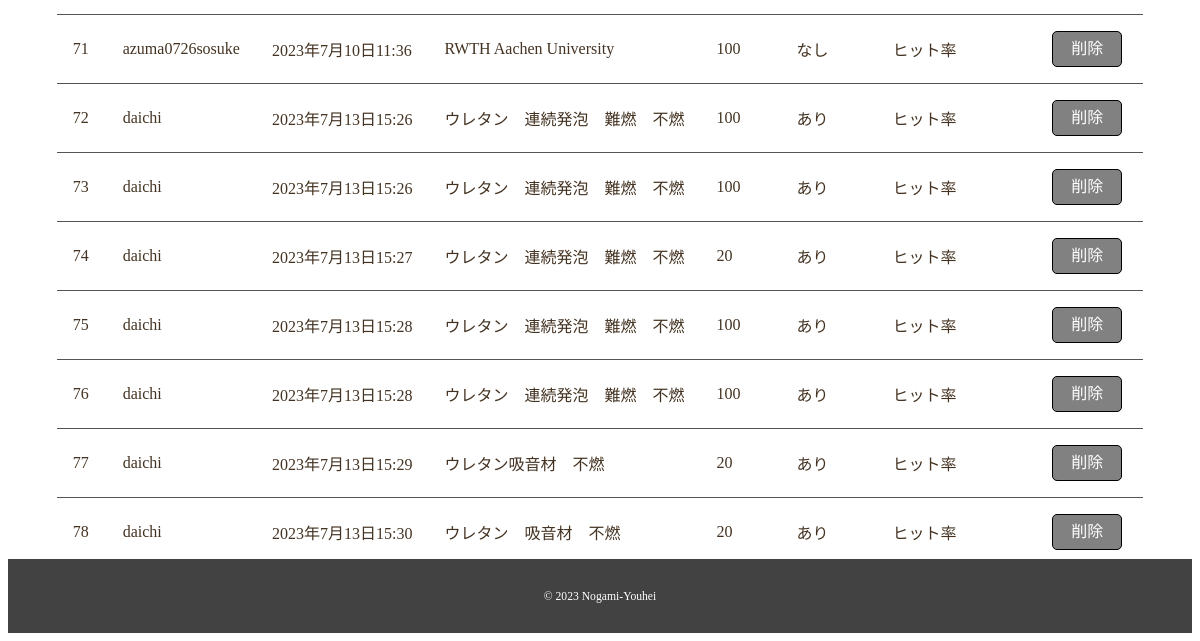
The app's page /pls/datalist/ (signed in, lower part), older data.
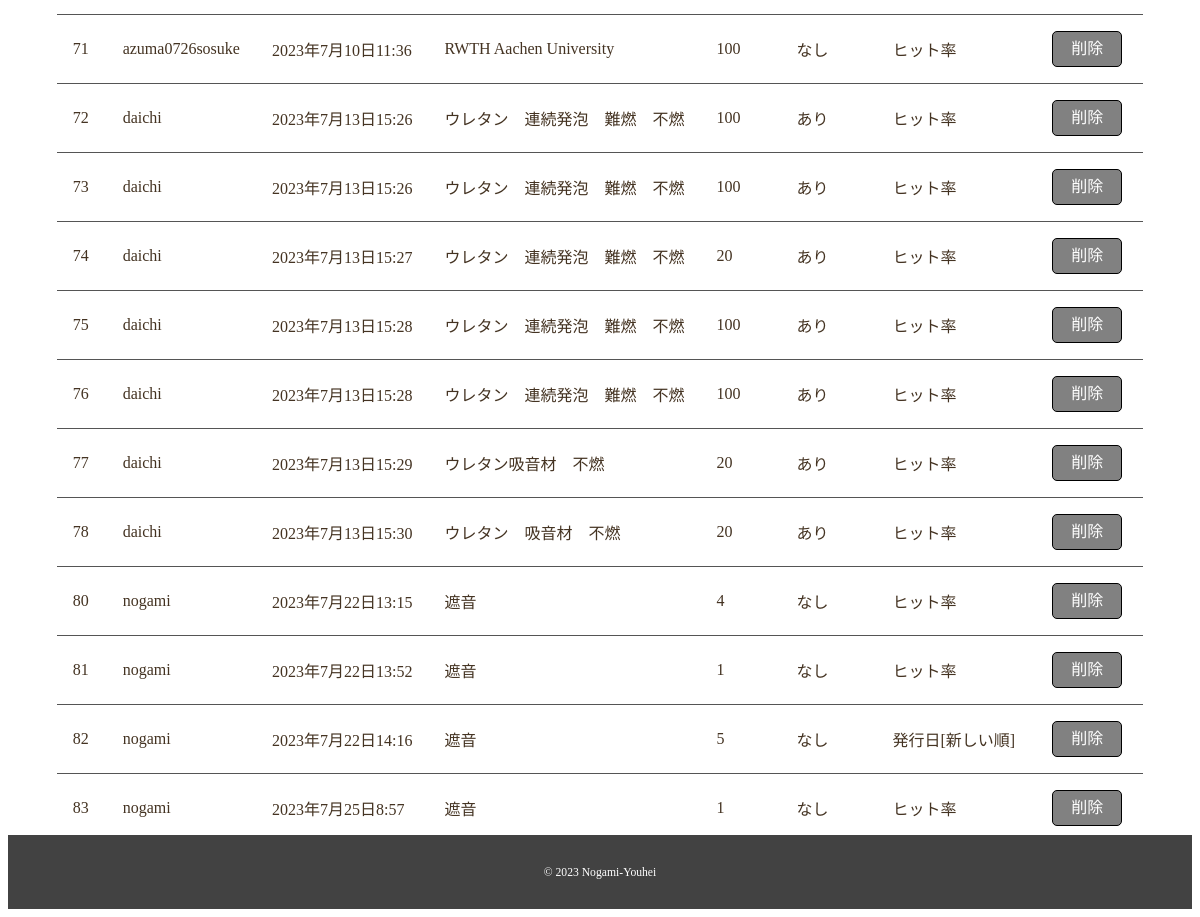
The same page, newer data.
### pls/models.py (models this page shows)
class Paper(models.Model):
    order = (
        ("1", "ヒット率"),
        ("5", "発行日[新しい順]"),
        ("6", "発行日[古い順]"),
        ("2", "公開日[新しい順]"),
        ("3", "公開日[古い順]"),
        ("4", "資料名順"),
        )
    user = models.CharField(max_length=100)
    date = models.DateTimeField(default=timezone.now)
    keywords = models.CharField(max_length=100)
    number = models.IntegerField(validators=[MinValueValidator(1), MaxValueValidator(500)])
    ja = models.BooleanField()
    choices = models.CharField(max_length=100, choices=order, default=("5", "発行日[新しい順]"))

### pls/views.py (the view)
# urls.py: path('datalist/', views.datalist, name='datalist'),
def datalist(request):
    if (request.method == 'POST'):
        data = request.POST.get('data')
        paper = Paper.objects.get(id=int(data))
        print(paper)
        paper.delete()
        return redirect(to='datalist')
    papers = Paper.objects.all()
    user = request.user.username
    param = {
        'papers': papers,
        'user': user
    }
    return render(request, 'pls/datalist.html', param)

### pls/templates/pls/datalist.html (shortened to what this page needs)
{% extends 'pls/base.html' %}
{% block main %}
<div class="pcr-contents wrapper">
<table class="list">
{% for paper in papers %}
    <tr>
        <td>{{ paper.id }}</td>
        <td>{{ paper.user }}</td>
        <td>{{ paper.date }}</td>
        <td>{{ paper.keywords }}</td>
        <td>{{ paper.number }}</td>
        {% if paper.ja == 0 %}
        <td>なし</td>
        {% else %}
        <td>あり</td>
        {% endif %}
        {% if paper.choices == '1' %}
        <td>ヒット率</td>
        {% elif paper.choices == '5' %}
        <td>発行日[新しい順]</td>
        {% elif paper.choices == '6' %}
        <td>発発行日[古い順]</td>
        {% elif paper.choices == '2' %}
        <td>公開日[新しい順]</td>
        {% elif paper.choices == '3' %}
        <td>公開日[古い順]</td>
        {% elif paper.choices == '4' %}
        <td>資料名順</td>
        {% else %}
        <td>不明</td>
        {% endif %}
        {% if user == 'nogami' %}
        <td>
        <form action="{% url 'datalist' %}" method="post">
        <input type="submit" value="削除" class="button3">
        </form>
        </td>
        {% endif %}
    </tr>
{% endfor %}
</table>
</div>
{% endblock %}

Row changes from the older to the newer data that the page shows:
added Paper: id "80", user "nogami", date "2023年7月22日13:15", keywords "遮音", number "4", ja "なし", choices "ヒット率"
added Paper: id "81", user "nogami", date "2023年7月22日13:52", keywords "遮音", number "1", ja "なし", choices "ヒット率"
added Paper: id "82", user "nogami", date "2023年7月22日14:16", keywords "遮音", number "5", ja "なし", choices "発行日[新しい順]"
added Paper: id "83", user "nogami", date "2023年7月25日8:57", keywords "遮音", number "1", ja "なし", choices "ヒット率"
